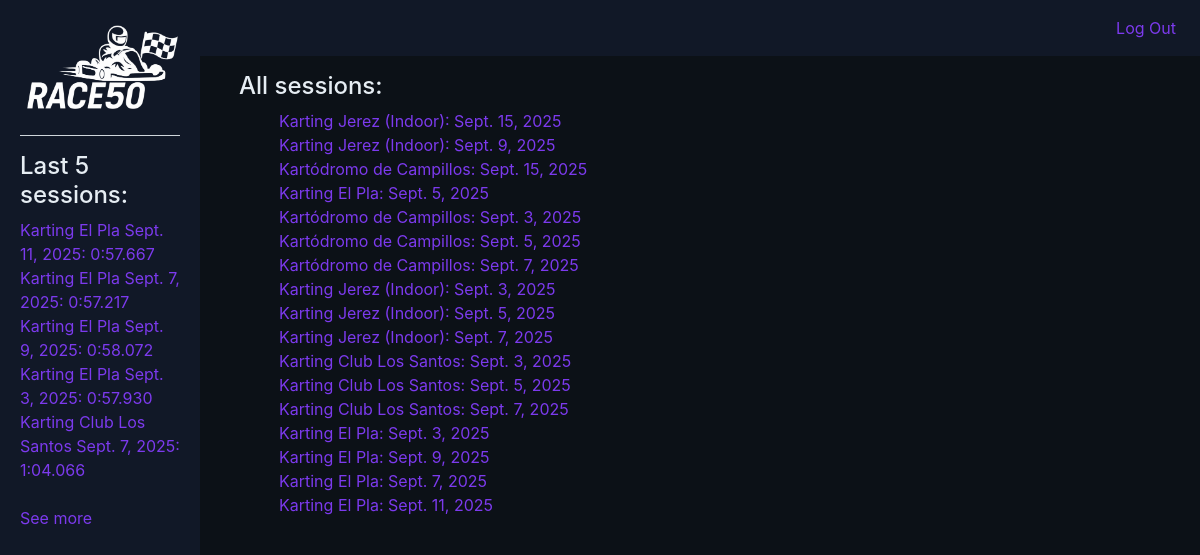
The app's page /race50/sessions (signed in) with its own data.
### race50/models.py (models this page shows, shortened)
class Session(models.Model):
    user = models.ForeignKey(settings.AUTH_USER_MODEL, on_delete=models.CASCADE, related_name="sessions")
    external_id = models.CharField(max_length=200, null=True, blank=True)
    track = models.CharField(max_length=100)
    date = models.DateField()
    laps_count = models.PositiveIntegerField()
    best_lap_ms = models.PositiveIntegerField()
    best_lap_number = models.PositiveIntegerField()
    worst_lap_ms = models.PositiveIntegerField()
    avg_lap_ms = models.PositiveIntegerField()
    tbl_ms = models.PositiveIntegerField()
    consistency_percent = models.FloatField()
    notes = models.TextField(blank=True)
    created_at = models.DateTimeField(auto_now_add=True)
    class Meta:
        indexes = [models.Index(fields=["user", "date"])]

### race50/views.py (the view)
# urls.py: path("sessions", views.sessions, name="sessions"),
@login_required
def sessions(request):
    sessions = (Session.objects.filter(user=request.user))
    return render(request, "race50/sessions.html", {
        "sessions": sessions
    })

### race50/templatetags/race50_extras.py (called while the page is built)
@register.filter(name="format_ms")
def format_ms(ms):
    try:
        ms = int(ms)
    except (TypeError, ValueError):
        return ""  # or return ms
    minutes = ms // 60000
    seconds = (ms % 60000) // 1000
    millis  = ms % 1000
    return f"{minutes}:{seconds:02d}.{millis:03d}"

### race50/views.py (called while the page is built)
def global_context(request):
    if request.user.is_authenticated:
        last_five = Session.objects.filter(user=request.user).order_by('-created_at')[:5]
        return {
            "last_five": last_five
        }
    else:
        last_five = Session.objects.none()
        return {
            "last_five": last_five
        }

### race50/templates/race50/sessions.html (shortened to what this page needs)
{% extends "race50/layout.html" %}
{% load static %}
{% load race50_extras %}
{% block body %}
    <div class="container">
        <h4>All sessions:</h4>
        <ul>
            {% for session in sessions %}
                <li>
                    <a href="{% url 'session' session.id %}">{{ session.track }}: {{ session.date }}</a>
                </li>
            {% endfor %}
        </ul>
    </div>
{% endblock %}

### race50/templates/race50/layout.html (shortened to what this page needs)
{% load static %}
{% load race50_extras %}
<!DOCTYPE html>
<html lang="en">
    <head>
        <link rel="stylesheet" href="https://stackpath.bootstrapcdn.com/bootstrap/4.4.1/css/bootstrap.min.css">
        <link rel="stylesheet" href="{% static 'race50/css/style.css' %}">
    </head>
    <body>
        <div class="container-fluid">
            <div class="row g-0">
            <div class="sidebar col-lg-2 col-md-3">
                <div class="logo-wrap">
                <a href="{% url 'index' %}">
                    <img class="logo" src="{% static 'race50/images/RACE50 - logo.png' %}" alt="Race50 Logo">
                </a>
                </div>
                <hr>
                {% block nav %}
                <div>
                    {% if user.is_authenticated %}
                        <h4>Last 5 sessions:</h4>
                        {% if last_five %}
                            {% for session in last_five %}
                                <a href="{% url 'session' session.id %}">{{ session.track }} {{ session.date }}: {{ session.best_lap_ms|format_ms }}</a><br>
                            {% endfor %}
                            <br>
                            <a href="{% url 'sessions' %}">See more</a>
                        {% else %}
                            <h6>No sessions yet.</h6>
                        {% endif %}
                    {% endif %}
                </div>
                {% endblock %}
            </div>
            <div class="main col-lg-10 col-md-9">
                <nav class="navbar navbar-expand-lg">
                <div class="container-fluid px-0">
                    <ul class="navbar-nav ml-auto">
                    {% if user.is_authenticated %}
                        <li class="nav-item">
                        <a class="nav-link" href="{% url 'logout' %}">Log Out</a>
                        </li>
                    {% endif %}
                    </ul>
                </div>
                </nav>
                <div class="inside-body">
                {% block body %}{% endblock %}
                </div>
            </div>
            </div>
        </div>
    </body>
</html>

### race50/static/race50/css/style.css (style rules this page uses)
body { margin: 0; background-color: #0C1117; }
hr { background-color: #E6EDF3; }
h1, h2, h3, h4, h5, h6, p { color: #E6EDF3; }
a { color: #7C3AED; }
.sidebar { background-color: #111827; min-height: 100vh; height: auto; padding: 20px; }
.logo-wrap { display: flex; justify-content: center; align-items: center; height: auto; }
.logo { display: flex; max-width: 100%; height: auto; }
.main { padding: 0px; }
.navbar { background-color: #111827; box-sizing: border-box; }
ul, li { list-style-type: none; }
.inside-body { display: block; padding: 16px 24px; width: 100%; box-sizing: border-box; }

### records on screen
Session: track "Karting El Pla", date "Sept. 11, 2025", best_lap_ms "0:57.667"
Session: track "Karting El Pla", date "Sept. 7, 2025", best_lap_ms "0:57.217"
Session: track "Karting El Pla", date "Sept. 9, 2025", best_lap_ms "0:58.072"
Session: track "Karting El Pla", date "Sept. 3, 2025", best_lap_ms "0:57.930"
Session: track "Karting Club Los Santos", date "Sept. 7, 2025", best_lap_ms "1:04.066"
Session: track "Karting Jerez (Indoor)", date "Sept. 15, 2025"
Session: track "Karting Jerez (Indoor)", date "Sept. 9, 2025"
Session: track "Kartódromo de Campillos", date "Sept. 15, 2025"
Session: track "Karting El Pla", date "Sept. 5, 2025"
Session: track "Kartódromo de Campillos", date "Sept. 3, 2025"
Session: track "Kartódromo de Campillos", date "Sept. 5, 2025"
Session: track "Kartódromo de Campillos", date "Sept. 7, 2025"
Session: track "Karting Jerez (Indoor)", date "Sept. 3, 2025"
Session: track "Karting Jerez (Indoor)", date "Sept. 5, 2025"
Session: track "Karting Jerez (Indoor)", date "Sept. 7, 2025"
Session: track "Karting Club Los Santos", date "Sept. 3, 2025"
Session: track "Karting Club Los Santos", date "Sept. 5, 2025"
